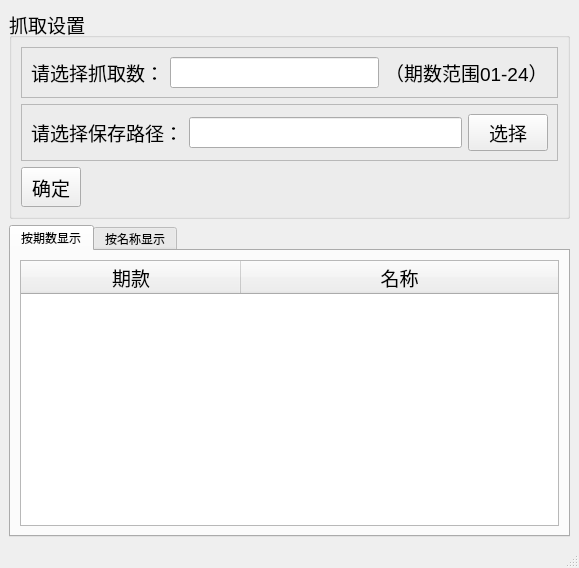
<?xml version="1.0" encoding="UTF-8"?>
<ui version="4.0">
 <class>MainWindow</class>
 <widget class="QMainWindow" name="MainWindow">
  <property name="geometry">
   <rect>
    <x>0</x>
    <y>0</y>
    <width>579</width>
    <height>568</height>
   </rect>
  </property>
  <property name="windowTitle">
   <string>MainWindow</string>
  </property>
  <widget class="QWidget" name="centralwidget">
   <layout class="QGridLayout" name="gridLayout_4">
    <item row="0" column="0">
     <layout class="QVBoxLayout" name="verticalLayout">
      <item>
       <widget class="QGroupBox" name="groupBox">
        <property name="font">
         <font>
          <pointsize>14</pointsize>
         </font>
        </property>
        <property name="layoutDirection">
         <enum>Qt::LeftToRight</enum>
        </property>
        <property name="title">
         <string>抓取设置</string>
        </property>
        <layout class="QGridLayout" name="gridLayout_3">
         <item row="1" column="0">
          <widget class="QFrame" name="frame_2">
           <property name="frameShape">
            <enum>QFrame::StyledPanel</enum>
           </property>
           <property name="frameShadow">
            <enum>QFrame::Raised</enum>
           </property>
           <layout class="QHBoxLayout" name="horizontalLayout_2">
            <item>
             <widget class="QLabel" name="label_3">
              <property name="font">
               <font>
                <pointsize>14</pointsize>
               </font>
              </property>
              <property name="text">
               <string>请选择保存路径：</string>
              </property>
             </widget>
            </item>
            <item>
             <widget class="QLineEdit" name="lineEdit_2"/>
            </item>
            <item>
             <widget class="QPushButton" name="pushButton">
              <property name="font">
               <font>
                <pointsize>14</pointsize>
               </font>
              </property>
              <property name="text">
               <string>选择</string>
              </property>
             </widget>
            </item>
           </layout>
          </widget>
         </item>
         <item row="2" column="0">
          <widget class="QPushButton" name="pushButton_2">
           <property name="minimumSize">
            <size>
             <width>60</width>
             <height>40</height>
            </size>
           </property>
           <property name="maximumSize">
            <size>
             <width>60</width>
             <height>40</height>
            </size>
           </property>
           <property name="layoutDirection">
            <enum>Qt::LeftToRight</enum>
           </property>
           <property name="text">
            <string>确定</string>
           </property>
          </widget>
         </item>
         <item row="0" column="0">
          <widget class="QFrame" name="frame">
           <property name="frameShape">
            <enum>QFrame::StyledPanel</enum>
           </property>
           <property name="frameShadow">
            <enum>QFrame::Raised</enum>
           </property>
           <layout class="QHBoxLayout" name="horizontalLayout">
            <item>
             <widget class="QLabel" name="label">
              <property name="font">
               <font>
                <pointsize>14</pointsize>
               </font>
              </property>
              <property name="text">
               <string>请选择抓取数：</string>
              </property>
             </widget>
            </item>
            <item>
             <widget class="QLineEdit" name="lineEdit"/>
            </item>
            <item>
             <widget class="QLabel" name="label_2">
              <property name="font">
               <font>
                <pointsize>14</pointsize>
               </font>
              </property>
              <property name="text">
               <string>（期数范围01-24）</string>
              </property>
             </widget>
            </item>
           </layout>
          </widget>
         </item>
        </layout>
       </widget>
      </item>
      <item>
       <widget class="QTabWidget" name="tabWidget">
        <property name="currentIndex">
         <number>0</number>
        </property>
        <widget class="QWidget" name="tab">
         <attribute name="title">
          <string>按期数显示</string>
         </attribute>
         <layout class="QGridLayout" name="gridLayout">
          <item row="0" column="0">
           <widget class="QTableWidget" name="tableWidget">
            <property name="font">
             <font>
              <pointsize>14</pointsize>
             </font>
            </property>
            <property name="tabletTracking">
             <bool>false</bool>
            </property>
            <attribute name="horizontalHeaderVisible">
             <bool>true</bool>
            </attribute>
            <attribute name="horizontalHeaderCascadingSectionResizes">
             <bool>true</bool>
            </attribute>
            <attribute name="horizontalHeaderDefaultSectionSize">
             <number>220</number>
            </attribute>
            <attribute name="horizontalHeaderHighlightSections">
             <bool>true</bool>
            </attribute>
            <attribute name="horizontalHeaderShowSortIndicator" stdset="0">
             <bool>true</bool>
            </attribute>
            <attribute name="horizontalHeaderStretchLastSection">
             <bool>true</bool>
            </attribute>
            <attribute name="verticalHeaderVisible">
             <bool>true</bool>
            </attribute>
            <attribute name="verticalHeaderCascadingSectionResizes">
             <bool>true</bool>
            </attribute>
            <attribute name="verticalHeaderShowSortIndicator" stdset="0">
             <bool>true</bool>
            </attribute>
            <attribute name="verticalHeaderStretchLastSection">
             <bool>true</bool>
            </attribute>
            <column>
             <property name="text">
              <string>期款</string>
             </property>
             <property name="font">
              <font>
               <pointsize>14</pointsize>
              </font>
             </property>
            </column>
            <column>
             <property name="text">
              <string>名称</string>
             </property>
             <property name="font">
              <font>
               <pointsize>14</pointsize>
              </font>
             </property>
            </column>
           </widget>
          </item>
         </layout>
        </widget>
        <widget class="QWidget" name="tab_2">
         <attribute name="title">
          <string>按名称显示</string>
         </attribute>
         <layout class="QGridLayout" name="gridLayout_2">
          <item row="0" column="0">
           <widget class="QListWidget" name="listWidget"/>
          </item>
         </layout>
        </widget>
       </widget>
      </item>
     </layout>
    </item>
   </layout>
  </widget>
  <widget class="QStatusBar" name="statusbar"/>
  <action name="actiondd">
   <property name="text">
    <string>dd </string>
   </property>
  </action>
 </widget>
 <resources/>
 <connections/>
</ui>
